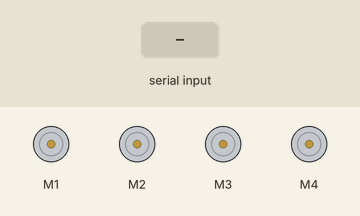
The sketch below on a simulated Arduino Uno, built with avr-gcc and run on an emulated ATmega328P. Shown: 4 × DC motor (green arrow = forward, orange = backward, longer = faster). Inputs (shaded band) come from the test bench. What the sketch prints to the serial monitor is not drawn.

Above: at 1.2 s.
1.3 s: "F" received over the second serial link
At 2.2 s:
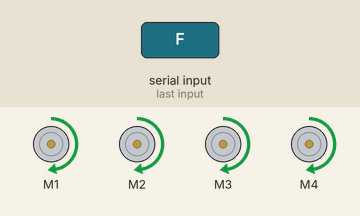
2.8 s: "B" received over the second serial link
At 3.5 s:
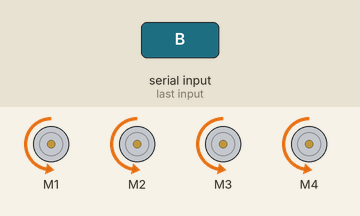
4.3 s: "L" received over the second serial link
At 4.7 s:
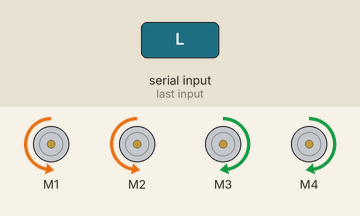
5.8 s: "R" received over the second serial link
At 7.0 s:
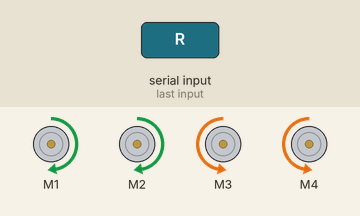
7.3 s: "S" received over the second serial link
At 8.1 s:
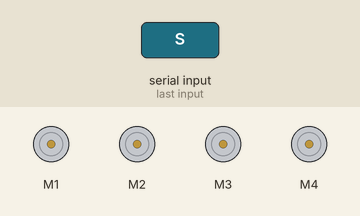
Timing chart, 0 to 9.8 s (numbered marks = the images above; inputs shaded):
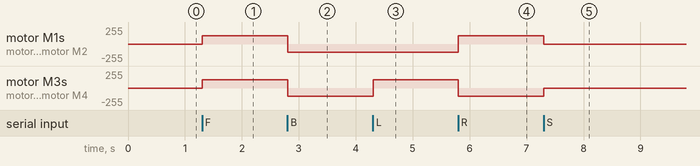

Measured:
- after the input at 1.3 s, motor M1–4: stopped → forward 127/255 at once
- after the input at 2.8 s, motor M1–4: forward 127/255 → backward 127/255 at once
- after the input at 4.3 s, motor M3, motor M4: backward 127/255 → forward 127/255 at once
- after the input at 5.8 s, motor M1, motor M2: backward 127/255 → forward 127/255 at once; motor M3, motor M4: forward 127/255 → backward 127/255 at once
- after the input at 7.3 s, motor M1, motor M2: forward 127/255 → stopped at once; motor M3, motor M4: backward 127/255 → stopped at once

The sketch:

bt_car_L293D__afmotor.ino
```cpp
#include <AFMotor.h>
#include <SoftwareSerial.h>

const byte rxPin = 10;
const byte txPin = 11;

char command = 'S';

int vel = 127;
char det;
char determinant;

SoftwareSerial BTS (rxPin, txPin);


AF_DCMotor motor1(1);
AF_DCMotor motor2(2);
AF_DCMotor motor3(3);
AF_DCMotor motor4(4);

void setup() {
  Serial.begin(9600);
  BTS.begin(9600);
}

void loop() {

  det = check();

  while (det == 'F')   // F, move forward
  {
    Serial.println("F");
    FOWARD();
    det = check();
  }

  while (det == 'B')   // B, move back
  {
    Serial.println("B");
    BACKWRD();
    det = check();
  }

  while (det == 'L')   // L, turn left
  {
    Serial.println("L");
    LEFT();
    det = check();
  }

  while (det == 'R')   // R, turn right
  {
    Serial.println("R");
    RIGHT();
    det = check();
  }

  while (det == 'S')   // S, stop
  {
    Serial.println("S");
    STOP();
    det = check();
  }

  //---------------------Toggle switch code------------------//
  while (det == 'W') {
    det = check();
  }
  while (det == 'w') {
    det = check();
  }

  while (det == 'U') {
    det = check();
  }
  while (det == 'u') {
    det = check();
  }

  while (det == 'V') {
    det = check();
  }
  while (det == 'v') {
    det = check();
  }

}


int check()
{ if (BTS.available() > 0) {
    command = BTS.read();
    //Serial.print(command);
    if (command == 'F') {
      determinant = 'F';
    }
    else if (command == 'B') {
      determinant = 'B';
    } else if (command == 'L') {
      determinant = 'L';
    }
    else if (command == 'R') {
      determinant = 'R';
    } else if (command == 'I') {
      determinant = 'I';
    }
    else if (command == 'J') {
      determinant = 'J';
    } else if (command == 'G') {
      determinant = 'G';
    }
    else if (command == 'H') {
      determinant = 'H';
    } else if (command == 'S') {
      determinant = 'S';
    }
    else if (command == '0') {
      vel = 0;
    } else if (command == '1') {
      vel =25 ;
    }
    else if (command == '2') {
      vel = 55;
    } else if (command == '3') {
      vel = 65;
    }
    else if (command == '4') {
      vel = 75;
    } else if (command == '5') {
      vel = 85;
    }
    else if (command == '6') {
      vel = 100;
    } else if (command == '7') {
      vel = 125;
    }
    else if (command == '8') {
      vel = 150;
    } else if (command == '9') {
      vel = 200;
    }
    else if (command == 'q') {
      vel = 255;
    }
    else if (command == 'U') {
      determinant = 'U';
    } else if (command == 'u') {
      determinant = 'u';
    }
    else if (command == 'W') {
      determinant = 'W';
    } else if (command == 'w') {
      determinant = 'w';
    }

  } return determinant;
}


void FOWARD() {
  motor1.setSpeed(vel);
  motor2.setSpeed(vel);
  motor3.setSpeed(vel);
  motor4.setSpeed(vel);
  motor1.run(FORWARD);
  motor2.run(FORWARD);
  motor3.run(FORWARD);
  motor4.run(FORWARD);
}

void BACKWRD() {
  motor1.setSpeed(vel);
  motor2.setSpeed(vel);
  motor3.setSpeed(vel);
  motor4.setSpeed(vel);
  motor1.run(BACKWARD);
  motor2.run(BACKWARD);
  motor3.run(BACKWARD);
  motor4.run(BACKWARD);
}
void RIGHT() {
  motor1.setSpeed(vel);
  motor2.setSpeed(vel);
  motor3.setSpeed(vel);
  motor4.setSpeed(vel);
  motor1.run(FORWARD);
  motor2.run(FORWARD);
  motor3.run(BACKWARD);
  motor4.run(BACKWARD);
}

void LEFT() {
  motor1.setSpeed(vel);
  motor2.setSpeed(vel);
  motor3.setSpeed(vel);
  motor4.setSpeed(vel);
  motor1.run(BACKWARD);
  motor2.run(BACKWARD);
  motor3.run(FORWARD);
  motor4.run(FORWARD);
}

void STOP()
{
  motor1.setSpeed(0);
  motor1.run(RELEASE);
  motor2.setSpeed(0);
  motor2.run(RELEASE);
  motor3.setSpeed(0);
  motor3.run(RELEASE);
  motor4.setSpeed(0);
  motor4.run(RELEASE);
}
```
